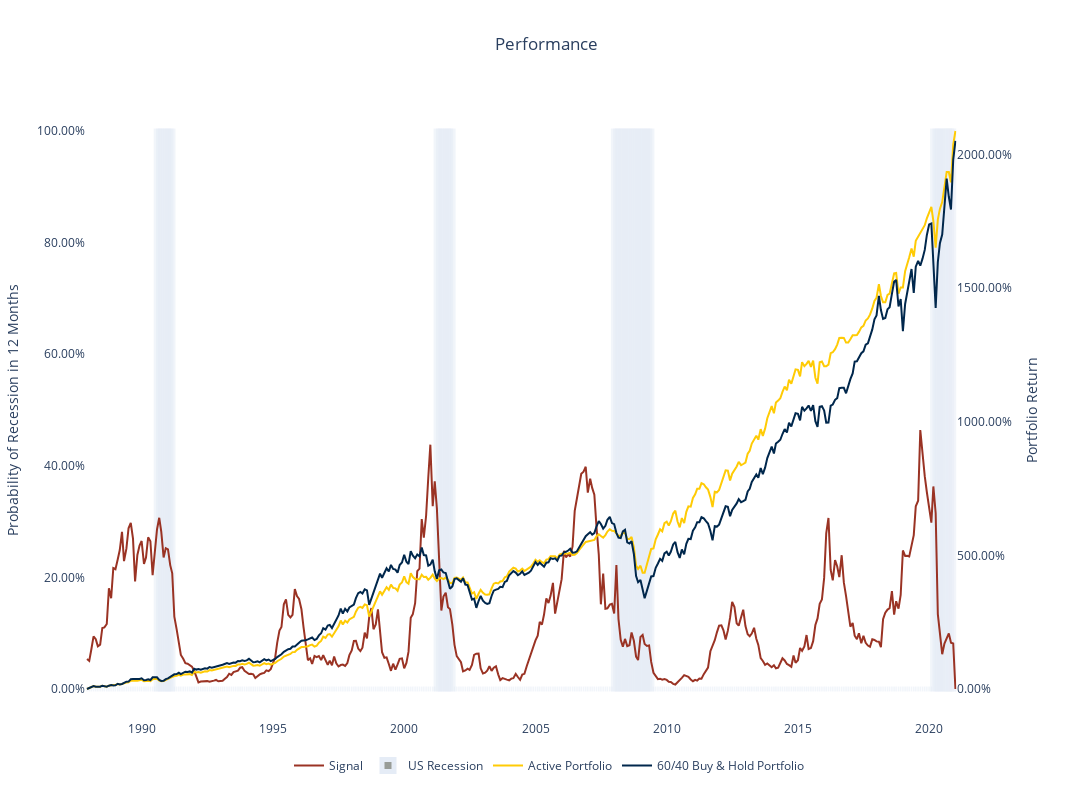

Here is the notebook cell this chart was saved with:
### Code cell
perf_plot(bt_res)

### Figure 1 — Plotly figure (JSON) as saved in the notebook; plotly's stock layout.template omitted (floating-point values rounded to 4 significant figures; data arrays with more than 128 entries replaced by an {"elided": "..."} marker saying what was removed)
{"data": [{"line": {"color": "#9A3324"}, "name": "Signal", "type": "scatter", "x": {"elided": "398 str values"}, "y": {"elided": "398 float values"}}, {"marker": {"color": "#989C97", "line": {"width": 5}, "opacity": 0.5}, "name": "US Recession", "type": "bar", "x": {"elided": "398 str values"}, "y": {"elided": "398 int values"}}, {"line": {"color": "#FFCB05"}, "name": "Active Portfolio", "type": "scatter", "x": {"elided": "398 str values"}, "xaxis": "x", "y": {"elided": "398 float values"}, "yaxis": "y2"}, {"line": {"color": "#00274C"}, "name": "60/40 Buy & Hold Portfolio", "type": "scatter", "x": {"elided": "398 str values"}, "xaxis": "x", "y": {"elided": "398 float values"}, "yaxis": "y2"}], "layout": {"height": 800, "legend": {"orientation": "h", "x": 0.5, "xanchor": "center", "y": -0.05, "yanchor": "top"}, "paper_bgcolor": "white", "plot_bgcolor": "white", "title": {"text": "Performance", "x": 0.5}, "width": 1200, "xaxis": {"anchor": "y", "autorange": true, "domain": [0, 0.94], "range": ["1987-11-16", "2021-01-14"], "type": "date"}, "yaxis": {"anchor": "x", "autorange": true, "domain": [0, 1], "range": [-0.05556, 1.056], "tickformat": ".2%", "title": {"text": "Probability of Recession in 12 Months"}, "type": "linear"}, "yaxis2": {"anchor": "x", "autorange": true, "overlaying": "y", "range": [-1.16, 22.05], "side": "right", "tickformat": ".2%", "title": {"text": "Portfolio Return"}, "type": "linear"}}}
